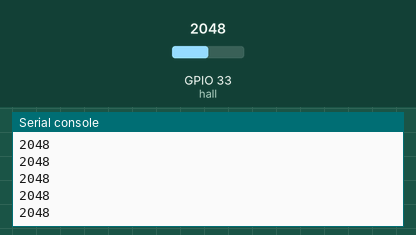
A program run on a simulated ESP32 board running MicroPython. Parts: the last lines printed to the serial console. The inputs (shaded band) are chosen by the test bench; at power-on: GPIO 33 (hall) = 2048 (analog values on the 0–4095 scale).

Above: at 1.2 s.
1.3 s: GPIO 33 (hall) set to 2866
At 1.31 s:
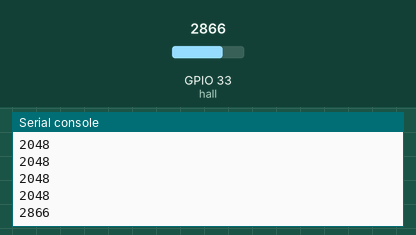
2.8 s: GPIO 33 (hall) set to 3603
At 2.81 s:
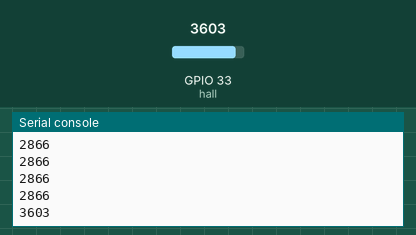
Timing chart, 0 to 5.8 s (numbered marks = the images above; inputs shaded):
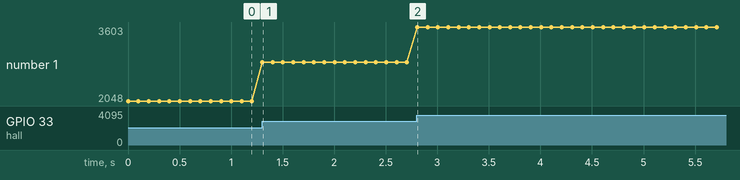

The program:

read_hall.py
```python
from machine import Pin, ADC
from time import sleep
from lib.config import *

hall = ADC(Pin(DEFAULT_IOTKIT_HALL_SENSOR))
hall.atten(ADC.ATTN_11DB)       #Full range: 3.3v

while True:
  hall_value = hall.read()
  print(hall_value)
  sleep(0.1)
```

config.py
```python
### Default Pins esp32-devkitC-V4 bzw. Mapping auf IoTKitV3.1 small

DEFAULT_IOTKIT_LED1 = 5
DEFAULT_IOTKIT_BUZZER = 26
DEFAULT_IOTKIT_BUTTON1 = 0

# I2C Bus D15 und D14
DEFAULT_IOTKIT_I2C_SCL = 4
DEFAULT_IOTKIT_I2C_SDA = 2

# H-Bridge D2 - D7
DEFAULT_IOTKIT_MOTOR1_FWD	= 12
DEFAULT_IOTKIT_MOTOR1_PWM	= 13
DEFAULT_IOTKIT_MOTOR1_REV	= 14
DEFAULT_IOTKIT_MOTOR2_FWD	= 16
DEFAULT_IOTKIT_MOTOR2_PWM	= 15
DEFAULT_IOTKIT_MOTOR2_REW = 17

# SPI Bus D10 (SS), D11 - D13
DEFAULT_IOTKIT_SPI_SCLK = 23
DEFAULT_IOTKIT_SPI_MISO = 22
DEFAULT_IOTKIT_SPI_MOSI = 21
DEFAULT_IOTKIT_SPI_SS   = 27

# 4 x 3 Header D9 und D8
DEFAULT_IOTKIT_SERVO1 = 19
DEFAULT_IOTKIT_SERVO2 = 18

# Analog Pins, A2 bis A5
DEFAULT_IOTKIT_POTI = 32
DEFAULT_IOTKIT_HALL_SENSOR = 33
DEFAULT_IOTKIT_ADC_4 = 34
DEFAULT_IOTKIT_ADC_5 = 35

# UART
DEFAULT_IOTKIT_UART_TX = 1
DEFAULT_IOTKIT_UART_RX = 3
```

Measured:
- after the input at 1.3 s, the serial console: prints a new line at once (image 1)
- after the input at 2.8 s, the serial console: prints a new line at once (image 2)
- plotted number 1: 2048 → 2866 after the input at 1.3 s, 2866 → 3603 after the input at 2.8 s
